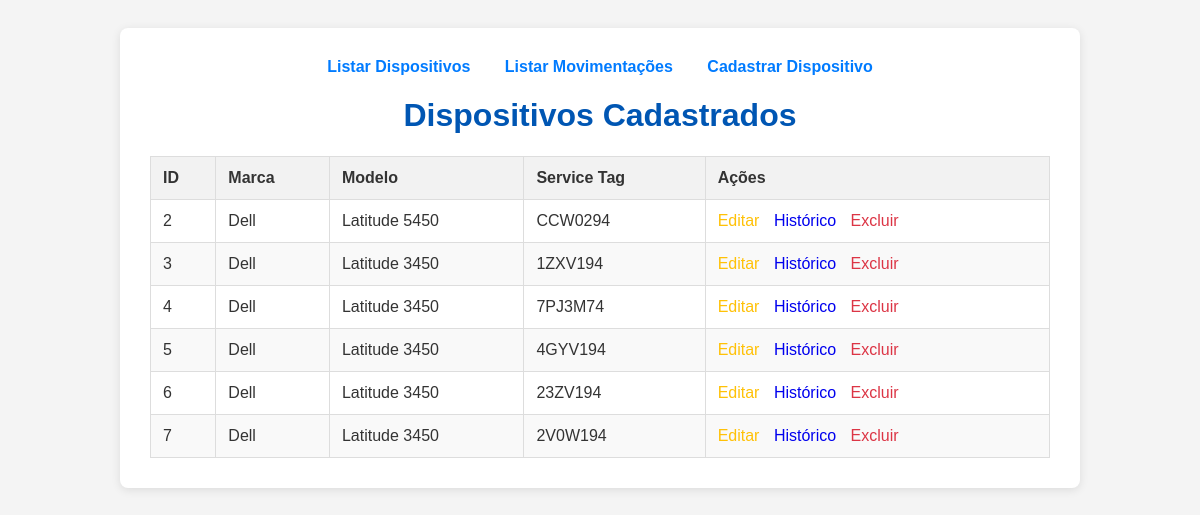
Page /devices/ on the committed database.
### inventory/models.py (models this page shows, shortened)
class Device(models.Model):
    DEVICE_TYPE_CHOICES = [
        ('desktop', 'Desktop'),
        ('notebook', 'Notebook'),
    ]
    device_type = models.CharField(
        max_length=10,
        choices=DEVICE_TYPE_CHOICES,
        default='desktop',
        verbose_name="Tipo de Dispositivo"
    )
    brand = models.CharField(max_length=100, verbose_name="Marca")
    model = models.CharField(max_length=100, verbose_name="Modelo")
    service_tag = models.CharField(max_length=100, unique=True, verbose_name="Service Tag")
    processor = models.CharField(max_length=100, verbose_name="Processador")
    ram = models.CharField(max_length=50, verbose_name="Memória RAM")
    ssd = models.CharField(max_length=50, verbose_name="SSD/Armazenamento")
    is_new = models.BooleanField(default=False, verbose_name="Marcar como novo")
    observation = models.TextField(blank=True, null=True, verbose_name="Observação")
    created_at = models.DateTimeField(auto_now_add=True, verbose_name="Data de Cadastro")
    history = HistoricalRecords()
    class Meta:
        verbose_name = "Dispositivo"
        verbose_name_plural = "Dispositivos"

### inventory/views.py (the view)
# urls.py: path('devices/', views.device_list, name='device_list'),
def device_list(request):
    devices = Device.objects.all().order_by('id')
    context = {
        'devices': devices
    }
    return render(request, 'inventory/device_list.html', context)

### inventory/templates/inventory/device_list.html (shortened to what this page needs)
<!DOCTYPE html>
<html lang="pt-br">
<head>
</head>
<body>
    <div class="container">
        <div class="nav">
            <a href="{% url 'device_list' %}">Listar Dispositivos</a>
            <a href="{% url 'movement_list' %}">Listar Movimentações</a>
            <a href="{% url 'register_device' %}">Cadastrar Dispositivo</a>
        </div>
        <h1>Dispositivos Cadastrados</h1>
        <table>
            <thead>
                <tr>
                    <th>ID</th>
                    <th>Marca</th>
                    <th>Modelo</th>
                    <th>Service Tag</th>
                    <th>Ações</th>
                </tr>
            </thead>
            <tbody>
                {% for device in devices %}
                <tr>
                    <td>{{ device.id }}</td>
                    <td>{{ device.brand }}</td>
                    <td>{{ device.model }}</td>
                    <td>{{ device.service_tag }}</td>
                    <td class="actions">
                        <a href="{% url 'device_update' pk=device.pk %}" class="edit-btn">Editar</a>
                        <a href="{% url 'device_history' pk=device.pk %}">Histórico</a>
                        <a href="{% url 'device_delete' pk=device.pk %}" class="delete-btn">Excluir</a>
                    </td>
                </tr>
                {% empty %}
                <tr>
                    <td colspan="5">Nenhum dispositivo cadastrado ainda.</td>
                </tr>
                {% endfor %}
            </tbody>
        </table>
    </div>
</body>
</html>

### inventory/templates/inventory/device_list.html (style rules this page uses)
body { font-family: sans-serif; background-color: #f4f4f4; padding: 20px; color: #333; }
.container { max-width: 900px; margin: 0 auto; background: #fff; padding: 30px; border-radius: 8px; box-shadow: 0 2px 10px rgba(0,0,0,0.1); }
h1 { text-align: center; color: #0056b3; }
table { width: 100%; border-collapse: collapse; margin-top: 20px; }
th, td { padding: 12px; border: 1px solid #ddd; text-align: left; }
th { background-color: #f2f2f2; }
tr:nth-child(even) { background-color: #f9f9f9; }
.actions a { margin-right: 10px; text-decoration: none; }
.edit-btn { color: #ffc107; }
.delete-btn { color: #dc3545; }
.nav { text-align: center; margin-bottom: 20px; }
.nav a { margin: 0 15px; text-decoration: none; color: #007bff; font-weight: bold; font-size: 16px; }

### rows in the picture
Device: id "2", brand "Dell", model "Latitude 5450", service_tag "CCW0294"
Device: id "3", brand "Dell", model "Latitude 3450", service_tag "1ZXV194"
Device: id "4", brand "Dell", model "Latitude 3450", service_tag "7PJ3M74"
Device: id "5", brand "Dell", model "Latitude 3450", service_tag "4GYV194"
Device: id "6", brand "Dell", model "Latitude 3450", service_tag "23ZV194"
Device: id "7", brand "Dell", model "Latitude 3450", service_tag "2V0W194"
